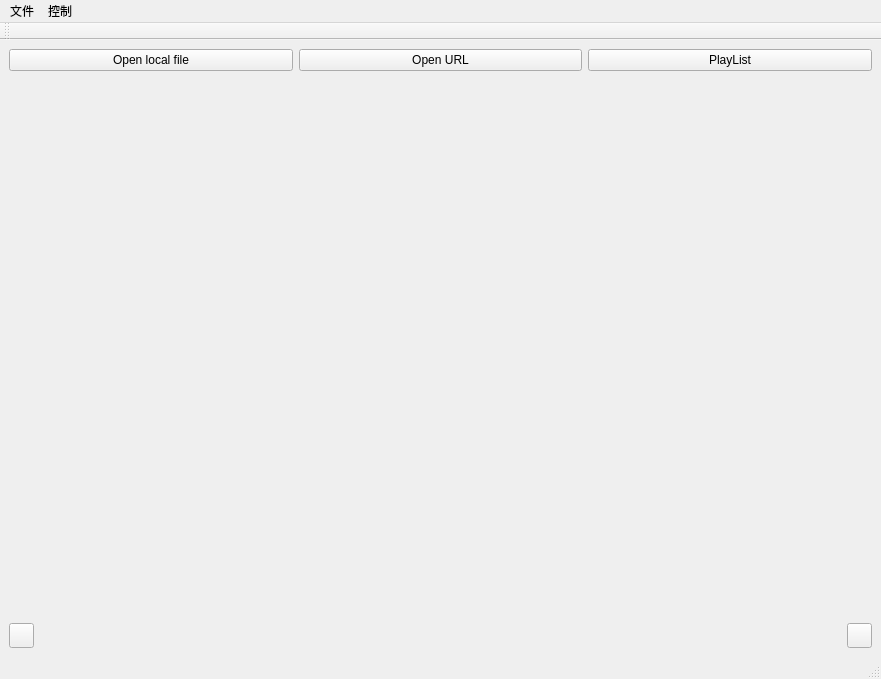
<?xml version="1.0" encoding="UTF-8"?>
<ui version="4.0">
 <class>MainWindow</class>
 <widget class="QMainWindow" name="MainWindow">
  <property name="geometry">
   <rect>
    <x>0</x>
    <y>0</y>
    <width>881</width>
    <height>679</height>
   </rect>
  </property>
  <property name="windowTitle">
   <string>MainWindow</string>
  </property>
  <widget class="QWidget" name="centralwidget">
   <layout class="QVBoxLayout" name="verticalLayout" stretch="5,90,8">
    <item>
     <layout class="QHBoxLayout" name="headHBoxLayout">
      <property name="spacing">
       <number>6</number>
      </property>
      <property name="sizeConstraint">
       <enum>QLayout::SetDefaultConstraint</enum>
      </property>
      <property name="bottomMargin">
       <number>0</number>
      </property>
      <item>
       <widget class="QPushButton" name="openLocalFileButton">
        <property name="maximumSize">
         <size>
          <width>16777215</width>
          <height>25</height>
         </size>
        </property>
        <property name="text">
         <string>Open local file</string>
        </property>
       </widget>
      </item>
      <item>
       <widget class="QPushButton" name="openURLButton">
        <property name="maximumSize">
         <size>
          <width>16777215</width>
          <height>25</height>
         </size>
        </property>
        <property name="text">
         <string>Open URL</string>
        </property>
       </widget>
      </item>
      <item>
       <widget class="QPushButton" name="pushButton">
        <property name="text">
         <string>PlayList</string>
        </property>
       </widget>
      </item>
     </layout>
    </item>
    <item>
     <layout class="QHBoxLayout" name="videoLayout" stretch="99,1">
      <item>
       <widget class="VlcWidgetVideo" name="vlc_video" native="true">
        <property name="minimumSize">
         <size>
          <width>0</width>
          <height>480</height>
         </size>
        </property>
       </widget>
      </item>
      <item>
       <widget class="VlcWidgetVolumeSlider" name="volume" native="true">
        <property name="enabled">
         <bool>true</bool>
        </property>
       </widget>
      </item>
     </layout>
    </item>
    <item>
     <layout class="QHBoxLayout" name="PlayBarLayout" stretch="5,90,5">
      <item>
       <widget class="QPushButton" name="PlayButton">
        <property name="minimumSize">
         <size>
          <width>16</width>
          <height>16</height>
         </size>
        </property>
        <property name="maximumSize">
         <size>
          <width>25</width>
          <height>25</height>
         </size>
        </property>
        <property name="text">
         <string/>
        </property>
        <property name="icon">
         <iconset>
          <normaloff>:/icon/play.ico</normaloff>:/icon/play.ico</iconset>
        </property>
       </widget>
      </item>
      <item>
       <widget class="VlcWidgetSeek" name="seek" native="true">
        <property name="minimumSize">
         <size>
          <width>200</width>
          <height>0</height>
         </size>
        </property>
        <property name="maximumSize">
         <size>
          <width>16777215</width>
          <height>50</height>
         </size>
        </property>
       </widget>
      </item>
      <item>
       <widget class="QPushButton" name="volumeButton">
        <property name="maximumSize">
         <size>
          <width>25</width>
          <height>25</height>
         </size>
        </property>
        <property name="text">
         <string/>
        </property>
        <property name="icon">
         <iconset>
          <normaloff>:/icon/volume.ico</normaloff>:/icon/volume.ico</iconset>
        </property>
       </widget>
      </item>
     </layout>
    </item>
   </layout>
  </widget>
  <widget class="QMenuBar" name="menubar">
   <property name="geometry">
    <rect>
     <x>0</x>
     <y>0</y>
     <width>881</width>
     <height>22</height>
    </rect>
   </property>
   <widget class="QMenu" name="menu">
    <property name="title">
     <string>文件</string>
    </property>
    <addaction name="actionOpenLocalFile"/>
    <addaction name="actionOpenURL"/>
    <addaction name="separator"/>
    <addaction name="actionQuit"/>
   </widget>
   <widget class="QMenu" name="menu_2">
    <property name="title">
     <string>控制</string>
    </property>
    <addaction name="actionPause"/>
    <addaction name="actionStop"/>
   </widget>
   <addaction name="menu"/>
   <addaction name="menu_2"/>
  </widget>
  <widget class="QStatusBar" name="statusbar"/>
  <widget class="QToolBar" name="toolBar">
   <property name="windowTitle">
    <string>toolBar</string>
   </property>
   <attribute name="toolBarArea">
    <enum>TopToolBarArea</enum>
   </attribute>
   <attribute name="toolBarBreak">
    <bool>false</bool>
   </attribute>
  </widget>
  <action name="actionOpenLocalFile">
   <property name="text">
    <string>Open local file</string>
   </property>
  </action>
  <action name="actionOpenURL">
   <property name="text">
    <string>Open URL</string>
   </property>
  </action>
  <action name="actionQuit">
   <property name="text">
    <string>Quit</string>
   </property>
  </action>
  <action name="actionPause">
   <property name="text">
    <string>Pause</string>
   </property>
  </action>
  <action name="actionStop">
   <property name="text">
    <string>Stop</string>
   </property>
  </action>
 </widget>
 <customwidgets>
  <customwidget>
   <class>VlcWidgetVideo</class>
   <extends>QWidget</extends>
   <header location="global">VLCQtWidgets/WidgetVideo.h</header>
   <container>1</container>
   <slots>
    <signal>fullscreen()</signal>
    <slot>toggleFullscreen()</slot>
   </slots>
  </customwidget>
  <customwidget>
   <class>VlcWidgetVolumeSlider</class>
   <extends>QWidget</extends>
   <header location="global">VLCQtWidgets/WidgetVolumeSlider.h</header>
   <container>1</container>
   <slots>
    <slot>mute()</slot>
    <slot>volumeUp()</slot>
    <slot>volumeDown()</slot>
   </slots>
  </customwidget>
  <customwidget>
   <class>VlcWidgetSeek</class>
   <extends>QWidget</extends>
   <header location="global">VLCQtWidgets/WidgetSeek.h</header>
   <container>1</container>
  </customwidget>
 </customwidgets>
 <resources/>
 <connections/>
</ui>
